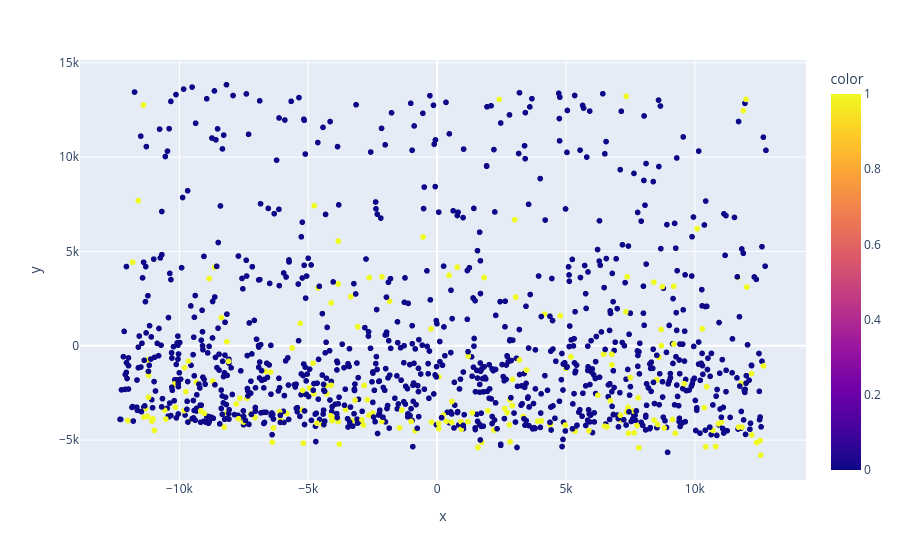

Notebook code cell kept with this figure:
### Code cell
import plotly.express as px
from sklearn.decomposition import PCA

# Assuming your data has been split into X_train, y_train, etc.
# Run PCA on X_train to get principal components
pca = PCA(n_components=2)
principalComponents = pca.fit_transform(X_train)

# Use the correct corresponding target variable
fig = px.scatter(x=principalComponents[:, 0], y=principalComponents[:, 1], color=y_train)
fig.show()

# The following lines are not needed for visualization and should be reviewed
# if they are used to reassign your data for another step, as they overwrite variables.
# X_train = principalComponents
# X_test = pca.transform(X_test)

### Figure 1 — Plotly figure (JSON) as saved in the notebook; plotly's stock layout.template omitted (floating-point values rounded to 4 significant figures; data arrays with more than 128 entries replaced by an {"elided": "..."} marker saying what was removed)
{"data": [{"hovertemplate": "x=%{x}<br>y=%{y}<br>color=%{marker.color}<extra></extra>", "legendgroup": "", "marker": {"color": {"elided": "1176 int values"}, "coloraxis": "coloraxis", "symbol": "circle"}, "mode": "markers", "name": "", "showlegend": false, "type": "scattergl", "x": {"elided": "1176 float values"}, "xaxis": "x", "y": {"elided": "1176 float values"}, "yaxis": "y"}], "layout": {"coloraxis": {"colorbar": {"title": {"text": "color"}}, "colorscale": [[0, "#0d0887"], [0.1111, "#46039f"], [0.2222, "#7201a8"], [0.3333, "#9c179e"], [0.4444, "#bd3786"], [0.5556, "#d8576b"], [0.6667, "#ed7953"], [0.7778, "#fb9f3a"], [0.8889, "#fdca26"], [1, "#f0f921"]]}, "legend": {"tracegroupgap": 0}, "margin": {"t": 60}, "xaxis": {"anchor": "y", "domain": [0, 1], "title": {"text": "x"}}, "yaxis": {"anchor": "x", "domain": [0, 1], "title": {"text": "y"}}}}
